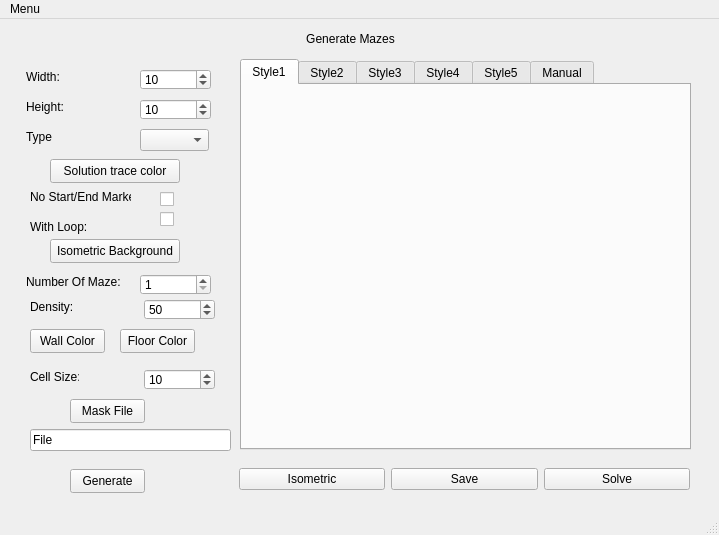
<?xml version="1.0" encoding="UTF-8"?>
<ui version="4.0">
 <class>MainWindow</class>
 <widget class="QMainWindow" name="MainWindow">
  <property name="geometry">
   <rect>
    <x>0</x>
    <y>0</y>
    <width>719</width>
    <height>535</height>
   </rect>
  </property>
  <property name="windowTitle">
   <string>MainWindow</string>
  </property>
  <widget class="QWidget" name="centralwidget">
   <widget class="QLabel" name="label">
    <property name="geometry">
     <rect>
      <x>300</x>
      <y>10</y>
      <width>101</width>
      <height>20</height>
     </rect>
    </property>
    <property name="text">
     <string>Generate Mazes</string>
    </property>
    <property name="alignment">
     <set>Qt::AlignCenter</set>
    </property>
   </widget>
   <widget class="QTabWidget" name="mazeStyleTab">
    <property name="geometry">
     <rect>
      <x>240</x>
      <y>40</y>
      <width>451</width>
      <height>391</height>
     </rect>
    </property>
    <property name="currentIndex">
     <number>0</number>
    </property>
    <widget class="QWidget" name="style1Tab">
     <attribute name="title">
      <string>Style1</string>
     </attribute>
    </widget>
    <widget class="QWidget" name="style2Tab">
     <attribute name="title">
      <string>Style2</string>
     </attribute>
    </widget>
    <widget class="QWidget" name="style3Tab">
     <attribute name="title">
      <string>Style3</string>
     </attribute>
    </widget>
    <widget class="QWidget" name="style4Tab">
     <attribute name="title">
      <string>Style4</string>
     </attribute>
    </widget>
    <widget class="QWidget" name="style5Tab">
     <attribute name="title">
      <string>Style5</string>
     </attribute>
    </widget>
    <widget class="QWidget" name="manualTab">
     <attribute name="title">
      <string>Manual</string>
     </attribute>
    </widget>
   </widget>
   <widget class="QSpinBox" name="widthSpinBox">
    <property name="geometry">
     <rect>
      <x>140</x>
      <y>50</y>
      <width>71</width>
      <height>21</height>
     </rect>
    </property>
    <property name="toolTip">
     <string/>
    </property>
    <property name="toolTipDuration">
     <number>-1</number>
    </property>
    <property name="whatsThis">
     <string/>
    </property>
    <property name="minimum">
     <number>1</number>
    </property>
    <property name="maximum">
     <number>200</number>
    </property>
    <property name="value">
     <number>10</number>
    </property>
   </widget>
   <widget class="QLabel" name="label_2">
    <property name="geometry">
     <rect>
      <x>26</x>
      <y>50</y>
      <width>61</width>
      <height>16</height>
     </rect>
    </property>
    <property name="text">
     <string>Width:</string>
    </property>
   </widget>
   <widget class="QLabel" name="label_3">
    <property name="geometry">
     <rect>
      <x>26</x>
      <y>80</y>
      <width>49</width>
      <height>16</height>
     </rect>
    </property>
    <property name="text">
     <string>Height:</string>
    </property>
   </widget>
   <widget class="QSpinBox" name="heightSpinBox">
    <property name="geometry">
     <rect>
      <x>140</x>
      <y>80</y>
      <width>71</width>
      <height>21</height>
     </rect>
    </property>
    <property name="minimum">
     <number>1</number>
    </property>
    <property name="maximum">
     <number>200</number>
    </property>
    <property name="value">
     <number>10</number>
    </property>
   </widget>
   <widget class="QLabel" name="label_4">
    <property name="geometry">
     <rect>
      <x>26</x>
      <y>110</y>
      <width>49</width>
      <height>16</height>
     </rect>
    </property>
    <property name="text">
     <string>Type</string>
    </property>
   </widget>
   <widget class="QComboBox" name="typeComboBox">
    <property name="geometry">
     <rect>
      <x>140</x>
      <y>110</y>
      <width>69</width>
      <height>22</height>
     </rect>
    </property>
   </widget>
   <widget class="QPushButton" name="generateButton">
    <property name="geometry">
     <rect>
      <x>70</x>
      <y>450</y>
      <width>75</width>
      <height>24</height>
     </rect>
    </property>
    <property name="text">
     <string>Generate</string>
    </property>
   </widget>
   <widget class="QWidget" name="horizontalLayoutWidget">
    <property name="geometry">
     <rect>
      <x>239</x>
      <y>440</y>
      <width>451</width>
      <height>41</height>
     </rect>
    </property>
    <layout class="QHBoxLayout" name="horizontalLayout_2">
     <item>
      <widget class="QPushButton" name="isometricButton">
       <property name="text">
        <string>Isometric</string>
       </property>
      </widget>
     </item>
     <item>
      <widget class="QPushButton" name="saveButton">
       <property name="text">
        <string>Save</string>
       </property>
      </widget>
     </item>
     <item>
      <widget class="QPushButton" name="solveButton">
       <property name="text">
        <string>Solve</string>
       </property>
      </widget>
     </item>
    </layout>
   </widget>
   <widget class="QSpinBox" name="numberOfMazeSpinBox">
    <property name="geometry">
     <rect>
      <x>140</x>
      <y>255</y>
      <width>71</width>
      <height>21</height>
     </rect>
    </property>
    <property name="minimum">
     <number>1</number>
    </property>
    <property name="maximum">
     <number>10000</number>
    </property>
    <property name="value">
     <number>1</number>
    </property>
   </widget>
   <widget class="QLabel" name="label_6">
    <property name="geometry">
     <rect>
      <x>26</x>
      <y>255</y>
      <width>101</width>
      <height>16</height>
     </rect>
    </property>
    <property name="text">
     <string>Number Of Maze:</string>
    </property>
   </widget>
   <widget class="QCheckBox" name="loopCheckBox">
    <property name="geometry">
     <rect>
      <x>160</x>
      <y>190</y>
      <width>41</width>
      <height>20</height>
     </rect>
    </property>
    <property name="text">
     <string/>
    </property>
   </widget>
   <widget class="QLabel" name="label_8">
    <property name="geometry">
     <rect>
      <x>30</x>
      <y>200</y>
      <width>101</width>
      <height>16</height>
     </rect>
    </property>
    <property name="text">
     <string>With Loop:</string>
    </property>
   </widget>
   <widget class="QPushButton" name="wallColorButton">
    <property name="geometry">
     <rect>
      <x>30</x>
      <y>310</y>
      <width>75</width>
      <height>24</height>
     </rect>
    </property>
    <property name="text">
     <string>Wall Color</string>
    </property>
   </widget>
   <widget class="QPushButton" name="floorColorButton">
    <property name="geometry">
     <rect>
      <x>120</x>
      <y>310</y>
      <width>75</width>
      <height>24</height>
     </rect>
    </property>
    <property name="text">
     <string>Floor Color</string>
    </property>
   </widget>
   <widget class="QPushButton" name="maskFileDialogButton">
    <property name="geometry">
     <rect>
      <x>70</x>
      <y>380</y>
      <width>75</width>
      <height>24</height>
     </rect>
    </property>
    <property name="text">
     <string>Mask File</string>
    </property>
   </widget>
   <widget class="QLineEdit" name="maskFileEdit">
    <property name="geometry">
     <rect>
      <x>30</x>
      <y>410</y>
      <width>201</width>
      <height>22</height>
     </rect>
    </property>
    <property name="text">
     <string>File</string>
    </property>
   </widget>
   <widget class="QPushButton" name="isometricBackgroundButton">
    <property name="geometry">
     <rect>
      <x>50</x>
      <y>220</y>
      <width>130</width>
      <height>24</height>
     </rect>
    </property>
    <property name="text">
     <string>Isometric Background</string>
    </property>
   </widget>
   <widget class="QSpinBox" name="densitySpinBox">
    <property name="geometry">
     <rect>
      <x>144</x>
      <y>280</y>
      <width>71</width>
      <height>21</height>
     </rect>
    </property>
    <property name="minimum">
     <number>0</number>
    </property>
    <property name="maximum">
     <number>100</number>
    </property>
    <property name="value">
     <number>50</number>
    </property>
   </widget>
   <widget class="QLabel" name="label_7">
    <property name="geometry">
     <rect>
      <x>30</x>
      <y>280</y>
      <width>101</width>
      <height>16</height>
     </rect>
    </property>
    <property name="text">
     <string>Density:</string>
    </property>
   </widget>
   <widget class="QPushButton" name="solutionTraceColorButton">
    <property name="geometry">
     <rect>
      <x>50</x>
      <y>140</y>
      <width>130</width>
      <height>24</height>
     </rect>
    </property>
    <property name="text">
     <string>Solution trace color</string>
    </property>
   </widget>
   <widget class="QLabel" name="label_9">
    <property name="geometry">
     <rect>
      <x>30</x>
      <y>170</y>
      <width>101</width>
      <height>16</height>
     </rect>
    </property>
    <property name="text">
     <string>No Start/End Markers:</string>
    </property>
   </widget>
   <widget class="QCheckBox" name="startEndMarkerCheckBox">
    <property name="geometry">
     <rect>
      <x>160</x>
      <y>170</y>
      <width>41</width>
      <height>20</height>
     </rect>
    </property>
    <property name="text">
     <string/>
    </property>
   </widget>
   <widget class="QLabel" name="label_5">
    <property name="geometry">
     <rect>
      <x>30</x>
      <y>350</y>
      <width>49</width>
      <height>16</height>
     </rect>
    </property>
    <property name="text">
     <string>Cell Size:</string>
    </property>
   </widget>
   <widget class="QSpinBox" name="cellSizeSpinBox">
    <property name="geometry">
     <rect>
      <x>144</x>
      <y>350</y>
      <width>71</width>
      <height>21</height>
     </rect>
    </property>
    <property name="minimum">
     <number>1</number>
    </property>
    <property name="maximum">
     <number>200</number>
    </property>
    <property name="value">
     <number>10</number>
    </property>
   </widget>
  </widget>
  <widget class="QMenuBar" name="menubar">
   <property name="geometry">
    <rect>
     <x>0</x>
     <y>0</y>
     <width>719</width>
     <height>22</height>
    </rect>
   </property>
   <widget class="QMenu" name="menuMenu">
    <property name="title">
     <string>Menu</string>
    </property>
    <addaction name="separator"/>
    <addaction name="actionAssetLocation"/>
    <addaction name="actionSolutionAssetLocation"/>
    <addaction name="actionSaveLocation"/>
   </widget>
   <addaction name="menuMenu"/>
  </widget>
  <widget class="QStatusBar" name="statusbar"/>
  <action name="actionAssetLocation">
   <property name="text">
    <string>Asset Location</string>
   </property>
  </action>
  <action name="actionSaveLocation">
   <property name="text">
    <string>Save Location</string>
   </property>
  </action>
  <action name="actionSolutionAssetLocation">
   <property name="text">
    <string>Solution Asset Location</string>
   </property>
  </action>
 </widget>
 <resources/>
 <connections/>
</ui>
